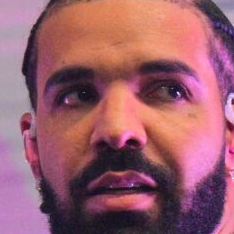
#> input picture model/imagesdataset/cropped/drake/drake1.png, 234 x 234 px, given in place of eminem, which was not available
$ jupyter execute --allow-errors rap_classifier_model.ipynb   (shell and % lines are left out)   (text cells are left out)
#> lines starting #> are read from the running program, lines starting #| are printed output that depends on the picture; pictures that were not available may be replaced by others from this repository, and a replacement may not be noted
[cell 1]
#import all libraries and modules
import os
import shutil
import numpy as np
import cv2
import matplotlib
from matplotlib import pyplot as plt

[cell 2]
#Initialize the cascade classifiers, using xmls downloaded and obtained from the CV2 github under haar cascade directory
#We will only be detecting the default face as well as eye features
face_cascade = cv2.CascadeClassifier('C:\\Users\\hp\\Desktop\\rapclassifier\\model\\opencv\\haarcascades\\haarcascade_frontalface_default.xml')
eye_cascade = cv2.CascadeClassifier('C:\\Users\\hp\\Desktop\\rapclassifier\\model\\opencv\\haarcascades\\haarcascade_eye.xml')

[cell 3]
#Function to detect the face and eye features
def get_cropped_image(image_path):
#> called with image_path = 'model/imagesdataset/cropped/eminem'
    img = cv2.imread(image_path) #Obtain the image
#> img is the input picture: shape (234, 234, 3); mean B, G, R 107.7, 94.1, 153.5
    if(img is not None): #If image is accesible
        gray = cv2.cvtColor(img, cv2.COLOR_BGR2GRAY) #convert image color to gray
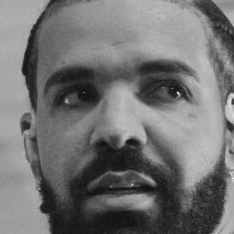
#> gray: shape (234, 234); min 13, max 232, mean 113.4
        faces = face_cascade.detectMultiScale(gray, 1.3, 5) #obtain the facial portion of the image
#> faces = [[21, 17, 196, 196]]
        for(x, y, w, h) in faces: #iterate through that portion
            roi_gray = gray[y:y+h, x:x+w] #obtain the region of interest, i.e. the cropped facial area of that image
            roi_color = img[y:y+h, x:x+w] #where only the facial region is present
            eyes = eye_cascade.detectMultiScale(roi_gray) #do the same to detect the eyes
            if len(eyes) >= 2: #if at least two eyes are detected
                return roi_color #return the region of interest
#> this loop made 1 pass
#> (x, y, w, h, eyes) on pass 1: (21, 17, 196, 196, [[128, 53, 44, 44], [24, 53, 51, 51]])
#> pass 1, in get_cropped_image, `roi_gray = gray[y:y+h, x:x+w]`:
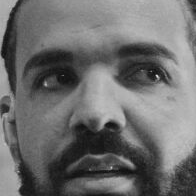
#> roi_gray: shape (196, 196); min 13, max 228, mean 110
#> pass 1, in get_cropped_image, `roi_color = img[y:y+h, x:x+w]`:
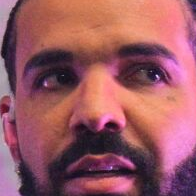
#> roi_color: shape (196, 196, 3); mean B, G, R 98.7, 89.5, 154.5

[cell 4]
#intialize paths
path_to_data = ".\\imagesdataset"
path_to_cropped_data = ".\\imagesdataset\\cropped"

[cell 5]
#Using OS, get the image dataset directories
img_dirs = [] #initialize
os.chdir('C:\\Users\\hp\\Desktop\\rapclassifier\\model') #change current directory for ease of access and coding
for entry in os.scandir(path_to_data): #scan directory
    if entry.is_dir(): #if it exists
        img_dirs.append(entry.path) #store the directories in img dir list by appening

[cell 6]
#Using shutil, delete the cropped directory if it already exitst (for multiple runs)
#and using OS, create that directory to store the cropped images
if os.path.exists(path_to_cropped_data):
    shutil.rmtree(path_to_cropped_data)
os.mkdir(path_to_cropped_data)

[cell 7]
#Intialize cropped image directories list and a ditionary for the file names in which each rapper
#folder is the key and the values are every single image stored inside that folder
cropped_image_dirs = []
rapper_file_names = {}
#iterate through image directory array
for img_dir in img_dirs:
    count = 1 #initialize iterator
    rapper_name = img_dir.split('\\')[-1] #obtain rapper names
    rapper_file_names[rapper_name] = [] #intiialize keys for key value pair
    for entry in os.scandir(img_dir): #iterate through the directory
        roi_color = get_cropped_image(entry.path) #obtain cropped facial portion i.e. region of interest
        if roi_color is not None: #if it is detected
            cropped_folder = path_to_cropped_data + "\\" + rapper_name #create new directory in cropped directory
            if not os.path.exists(cropped_folder): #if path doesn't already exist
                os.makedirs(cropped_folder) #create the new directory in cropped directory to store each rapper's cropped images
                cropped_image_dirs.append(cropped_folder) #append to the dictionary
                print("Generating cropped images in folder: ", cropped_folder) #status updates provided
            cropped_file_name = rapper_name + str(count) + ".png" #intialize name for each image seperately as a png
            cropped_file_path = cropped_folder + "\\" + cropped_file_name #intialize file path
            cv2.imwrite(cropped_file_path, roi_color) #write and store the image in the directory
            rapper_file_names[rapper_name].append(cropped_file_path) #append the value to the dictionary
            count += 1 #iterate

[cell 8]
#import libraries
import numpy as np
import pywt
import cv2

[cell 9]
#wavelet transformation function from stackoverflow
def w2d(img, mode='haar', level=1):
    imArray = img
    #Datatype conversions
    #convert to grayscale
    imArray = cv2.cvtColor( imArray,cv2.COLOR_RGB2GRAY )
    #convert to float
    imArray =  np.float32(imArray)
    imArray /= 255;
    # compute coefficients
    coeffs=pywt.wavedec2(imArray, mode, level=level)

    #Process Coefficients
    coeffs_H=list(coeffs)
    coeffs_H[0] *= 0;

    # reconstruction
    imArray_H=pywt.waverec2(coeffs_H, mode);
    imArray_H *= 255;
    imArray_H =  np.uint8(imArray_H)

    return imArray_H #transformed image

[cell 10]
rapper_file_names = {}
for img_dir in cropped_image_dirs:
    rapper_name = img_dir.split('\\')[-1]
    file_list = []
    for entry in os.scandir(img_dir):
        file_list.append(entry.path)
    rapper_file_names[rapper_name] = file_list

[cell 11]
#Assign each rapper with a number using a dictionary, so we can use it later in the y classifier
rapper_dict = {}
count = 0
for rapper_name in rapper_file_names.keys():
    rapper_dict[rapper_name] = count
    count += 1
#> this loop made 0 passes
#> after the loop, count = 0; rapper_dict = 0 items

$ run again, on model/imagesdataset/cropped/eminem/eminem10.png
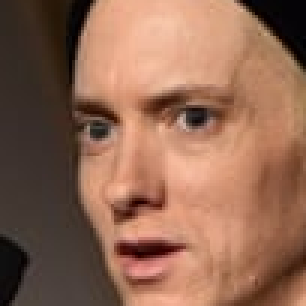
#> input picture model/imagesdataset/cropped/eminem/eminem10.png, 102 x 102 px, given in place of eminem, which was not available (shown 3 times larger)
#> in get_cropped_image, img is the input picture: shape (102, 102, 3); mean B, G, R 82.9, 103.7, 144.8
#> in get_cropped_image, `gray = cv2.cvtColor(img, cv2.COLOR_BGR2GRAY)`:
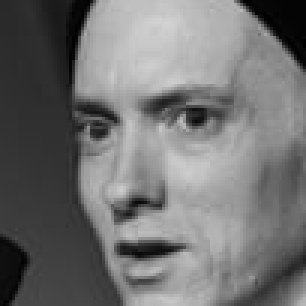
#> gray: shape (102, 102) (shown 3 times larger); min 0, max 210, mean 113.7
#> faces = [[8, 9, 83, 83]]
#> the loop in get_cropped_image, `for(x, y, w, h) in faces:` made 1 pass
#> (x, y, w, h, eyes) on pass 1: (8, 9, 83, 83, [[43, 19, 24, 24], [12, 23, 24, 24], [35, 9, 41, 41]])
#> pass 1, in get_cropped_image, `roi_color = img[y:y+h, x:x+w]`:
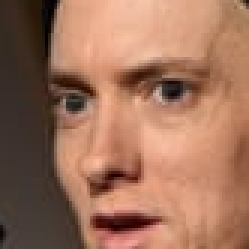
#> roi_color: shape (83, 83, 3) (shown 3 times larger); mean B, G, R 91.1, 113.5, 158.9
#> after the loop `for rapper_name in rapper_file_names.keys():`: count = 0; rapper_dict = 0 items

$ run again, on model/imagesdataset/cropped/ice_spice/ice_spice1.png
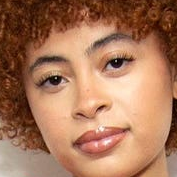
#> input picture model/imagesdataset/cropped/ice_spice/ice_spice1.png, 177 x 177 px, given in place of eminem, which was not available
#> in get_cropped_image, img is the input picture: shape (177, 177, 3); mean B, G, R 89.7, 118.4, 168
#> in get_cropped_image, `gray = cv2.cvtColor(img, cv2.COLOR_BGR2GRAY)`:
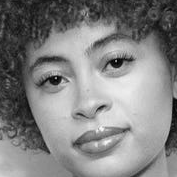
#> gray: shape (177, 177); min 1, max 249, mean 130
#> faces = [[10, 15, 151, 151]]
#> the loop in get_cropped_image, `for(x, y, w, h) in faces:` made 1 pass
#> pass 1, in get_cropped_image, `roi_color = img[y:y+h, x:x+w]`:
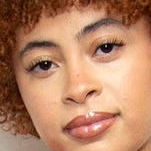
#> roi_color: shape (151, 151, 3); mean B, G, R 101.6, 131.6, 183
#> after the loop `for rapper_name in rapper_file_names.keys():`: count = 0; rapper_dict = 0 items
